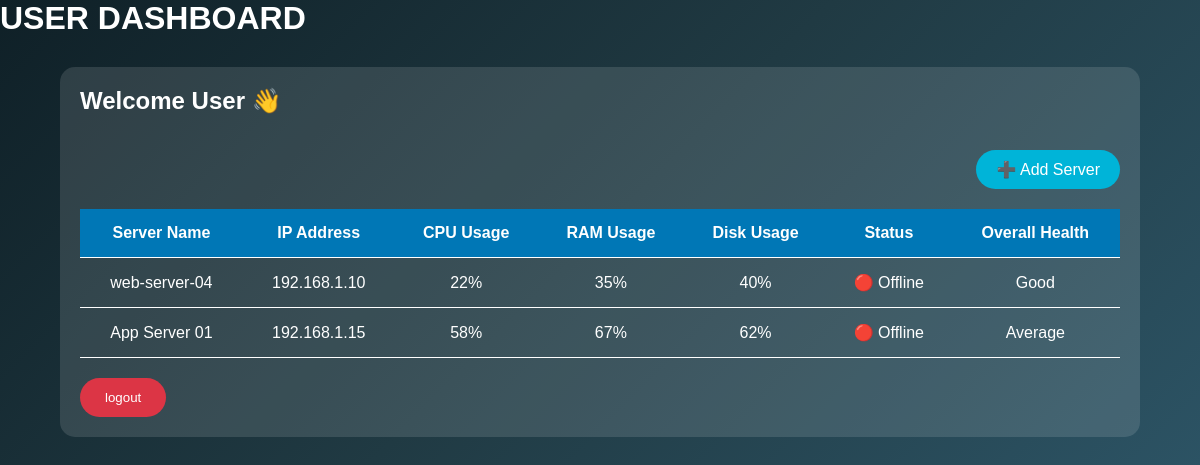
Page /user/ (signed in) on the committed database.
### myapp/models.py (models this page shows, shortened)
class Server(models.Model):
    user = models.ForeignKey(settings.AUTH_USER_MODEL, on_delete=models.CASCADE)
    server_name = models.CharField(max_length=100)
    ip_address = models.GenericIPAddressField()
    operating_system = models.CharField(max_length=100)
    cpu_usage = models.IntegerField()
    ram_usage = models.IntegerField()
    disk_usage = models.IntegerField()
    status = models.CharField(max_length=20)
    overall_health = models.CharField(max_length=20, default="Unknown")

### myapp/views.py (the view)
# urls.py: path('user/',views.user_dashboard,name='user'),
@login_required
def user_dashboard(request):
    servers = Server.objects.filter(user=request.user)
    return render(request, 'user_dashboard.html', {'servers': servers})

### myapp/templates/user_dashboard.html (shortened to what this page needs)
<!DOCTYPE html>
<html lang="en">
<head>
</head>
<body>
<h1>USER DASHBOARD</h1>
<div class="container">
<div class="card">
<h2>Welcome User 👋</h2>
<div style="text-align:right; margin:15px 0;">
    <a href="{% url 'addserver' %}">
        <button style="
            background:#00b4d8;
            color:white;
            border:none;
            padding:10px 20px;
            border-radius:25px;
            cursor:pointer;
            font-size:16px;
        ">
            ➕ Add Server
        </button>
    </a>
</div>
<table>
<tr>
    <th>Server Name</th>
    <th>IP Address</th>
    <th>CPU Usage</th>
    <th>RAM Usage</th>
    <th>Disk Usage</th>
    <th>Status</th>
    <th>Overall Health</th>
</tr>
{% for server in servers %}
<tr>
    <td>{{ server.server_name }}</td>
    <td>{{ server.ip_address }}</td>
    <td>{{ server.cpu_usage }}%</td>
    <td>{{ server.ram_usage }}%</td>
    <td>{{ server.disk_usage }}%</td>
    <td>
        {% if server.status == "Online" %}
            🟢 Online
        {% else %}
            🔴 Offline
        {% endif %}
    </td>
    <td>{{ server.overall_health }}</td>
</tr>
{% empty %}
<tr>
    <td colspan="7">No servers available.</td>
</tr>
{% endfor %}
</table>
<a href="{% url 'logout' %}">
    <button>logout</button>
</a>
</div>
</div>
</body>
</html>

### myapp/templates/user_dashboard.html (style rules this page uses)
* { margin:0; padding:0; box-sizing:border-box; font-family:Arial,sans-serif; }
body { background:linear-gradient(135deg,#0f2027,#203a43,#2c5364); color:white; }
.container { width:90%; margin:30px auto; }
.card { background:rgba(255,255,255,0.12); padding:20px; border-radius:15px; }
table { width:100%; margin-top:20px; border-collapse:collapse; }
th,td { padding:15px; text-align:center; border-bottom:1px solid white; }
th { background:#0077b6; }
button { padding:12px 25px; margin-top:20px; border:none; border-radius:25px; background:#dc3545; color:white; cursor:pointer; }

### rows in the picture
Server: server_name "web-server-04", ip_address "192.168.1.10", cpu_usage "22", ram_usage "35", disk_usage "40", status "🔴 Offline", overall_health "Good"
Server: server_name "App Server 01", ip_address "192.168.1.15", cpu_usage "58", ram_usage "67", disk_usage "62", status "🔴 Offline", overall_health "Average"
